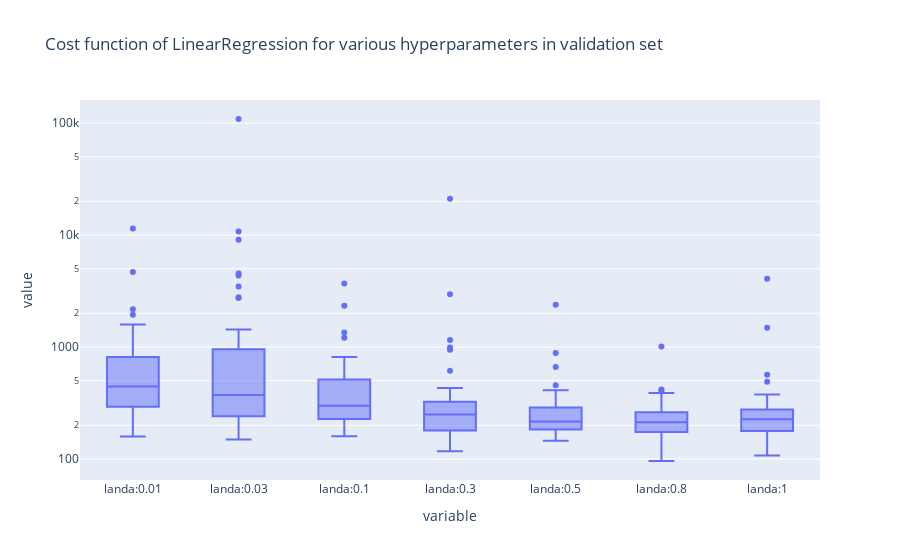

Notebook code for this chart:
### Code cell
px.box(pd.DataFrame(valid_cv), log_y=True ,title='Cost function of LinearRegression for various hyperparameters in validation set')

### Figure 1 — Plotly figure (JSON) as saved in the notebook; plotly's stock layout.template omitted (floating-point values rounded to 4 significant figures; data arrays with more than 128 entries replaced by an {"elided": "..."} marker saying what was removed)
{"data": [{"alignmentgroup": "True", "hovertemplate": "variable=%{x}<br>value=%{y}<extra></extra>", "legendgroup": "", "marker": {"color": "#636efa"}, "name": "", "notched": false, "offsetgroup": "", "orientation": "v", "showlegend": false, "type": "box", "x": {"elided": "350 str values"}, "x0": " ", "xaxis": "x", "y": {"elided": "350 float values"}, "y0": " ", "yaxis": "y"}], "layout": {"boxmode": "group", "legend": {"tracegroupgap": 0}, "title": {"text": "Cost function of LinearRegression for various hyperparameters in validation set"}, "xaxis": {"anchor": "y", "domain": [0, 1], "title": {"text": "variable"}}, "yaxis": {"anchor": "x", "domain": [0, 1], "title": {"text": "value"}, "type": "log"}}}
